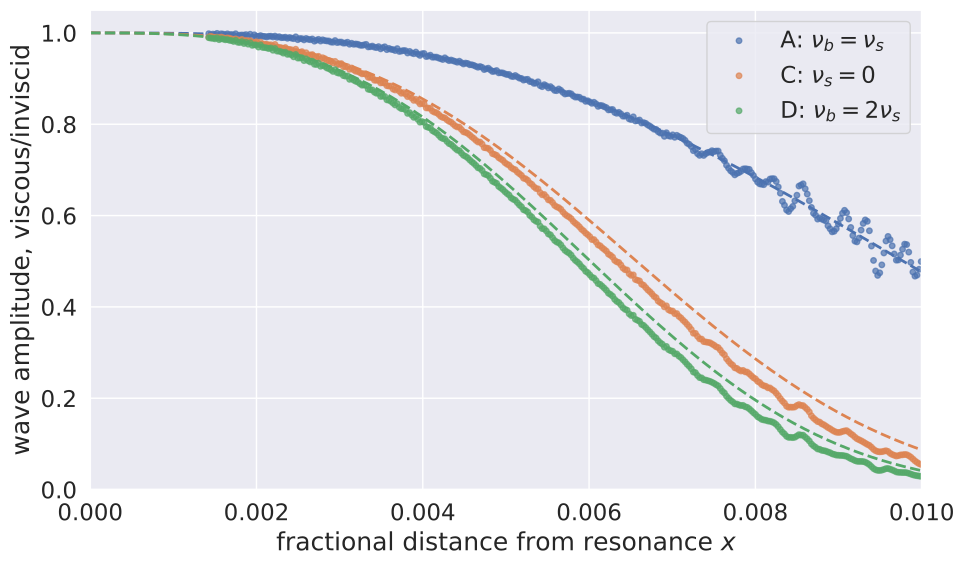

Recreate this plot in Python.
#viscous_damping.py
#
#by Joe Hahn and Claude Code, joe.hahn@jmh-datasciences.com, 27 November 2026.
#
#the paper's viscous density-wave figure (Section 4.2.5): tests/density_waves' ring run with viscosity, runs A
#(nu_s = nu_b), C (bulk viscosity only) and D (nu_b = 2 nu_s). Each streamline's wave amplitude |xi - L_L/x| over the
#inviscid run's at the end of the runs, versus x, over the stretch where the inviscid wave is steady, against linear
#theory's exp[-(x/x_vis)^3] for constant kinematic viscosity (dashed; notes/equations.md O6).
#Needs tests/density_waves' viscous runs: uv run python tools/run_simulations.py tests/density_waves
#
#Drawn by figure(runs), which tests/density_waves/density_waves.ipynb also calls, so the two are identical.
#
#usage, from the repo's top folder:
#   uv run python paper/figures/viscous_damping.py     (writes viscous_damping.pdf and viscous_damping.png)

import sys
from pathlib import Path

import matplotlib.pyplot as plt
import numpy as np

HERE = Path(__file__).resolve().parent
REPO = HERE.parent.parent
for folder in ('source', 'fast', 'tests'):
    if str(REPO/folder) not in sys.path:
        sys.path.insert(0, str(REPO/folder))
sys.path.insert(0, str(HERE))
from figstyle import style
from density_analysis import satellite, damping_ratio, damping_length, resonance_zone, X_STEADY

LABELS = {'A': r'A: $\nu_b = \nu_s$', 'C': r'C: $\nu_s = 0$', 'D': r'D: $\nu_b = 2\nu_s$'}


def figure(runs):
    """The figure, from runs = {name: ((p, o), (p0, o0))}, each viscous run and the inviscid run (viscous_run)."""
    with style(font_scale=1.5) as color_seq:
        f, ax = plt.subplots(figsize=(10, 6))
        x_theory = np.linspace(0.0, X_STEADY, 300)
        for i, (name, ((p, o), (p0, o0))) in enumerate(runs.items()):
            sat = satellite(p)
            x, ratio = damping_ratio(p, o, p0, o0)
            use = (x > resonance_zone(p, sat)) & (x < X_STEADY)
            ax.plot(x[use], ratio[use], marker='o', markersize=4, linestyle='none', alpha=0.7, color=color_seq[i],
                label=LABELS[name])
            ax.plot(x_theory, np.exp(-(x_theory/damping_length(p, sat))**3), linestyle='dashed', linewidth=2,
                color=color_seq[i])
        ax.set_xlim(0.0, X_STEADY)
        ax.set_ylim(0.0, 1.05)
        ax.set_xlabel(r'fractional distance from resonance $x$')
        ax.set_ylabel(r'wave amplitude, viscous/inviscid')
        ax.legend(loc='upper right')
        f.tight_layout()
    return f


if __name__ == '__main__':
    import matplotlib
    matplotlib.use('Agg')
    from density_analysis import viscous_run
    f = figure({name: viscous_run(REPO/'tests'/'density_waves', name) for name in 'ACD'})
    for ext in ('pdf', 'png'):
        f.savefig(HERE/f'viscous_damping.{ext}', bbox_inches='tight', dpi=130)
        print('wrote', HERE/f'viscous_damping.{ext}')
